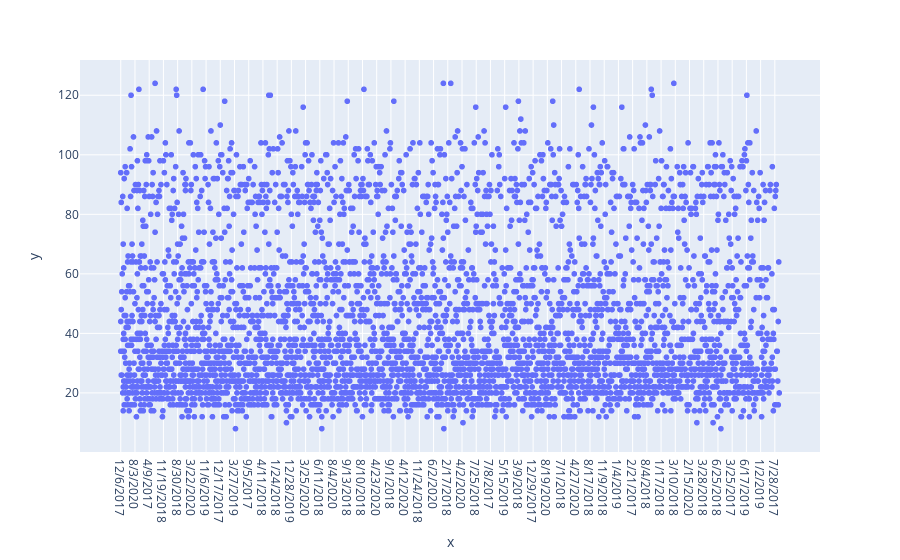

Write notebook code for a chart like this one.
### Code cell
data.plot(feature='TRANSACTION_DATE', target='QUANTITY_SOLD')

### Figure 1 — Plotly figure (JSON) as saved in the notebook; plotly's stock layout.template omitted (floating-point values rounded to 4 significant figures; data arrays with more than 128 entries replaced by an {"elided": "..."} marker saying what was removed)
{"data": [{"hovertemplate": "x=%{x}<br>y=%{y}<extra></extra>", "legendgroup": "", "marker": {"color": "#636efa", "symbol": "circle"}, "mode": "markers", "name": "", "showlegend": false, "type": "scattergl", "x": {"elided": "4093 str values"}, "xaxis": "x", "y": {"elided": "4093 int values"}, "yaxis": "y"}], "layout": {"legend": {"tracegroupgap": 0}, "margin": {"t": 60}, "xaxis": {"anchor": "y", "domain": [0, 1], "title": {"text": "x"}}, "yaxis": {"anchor": "x", "domain": [0, 1], "title": {"text": "y"}}}}
